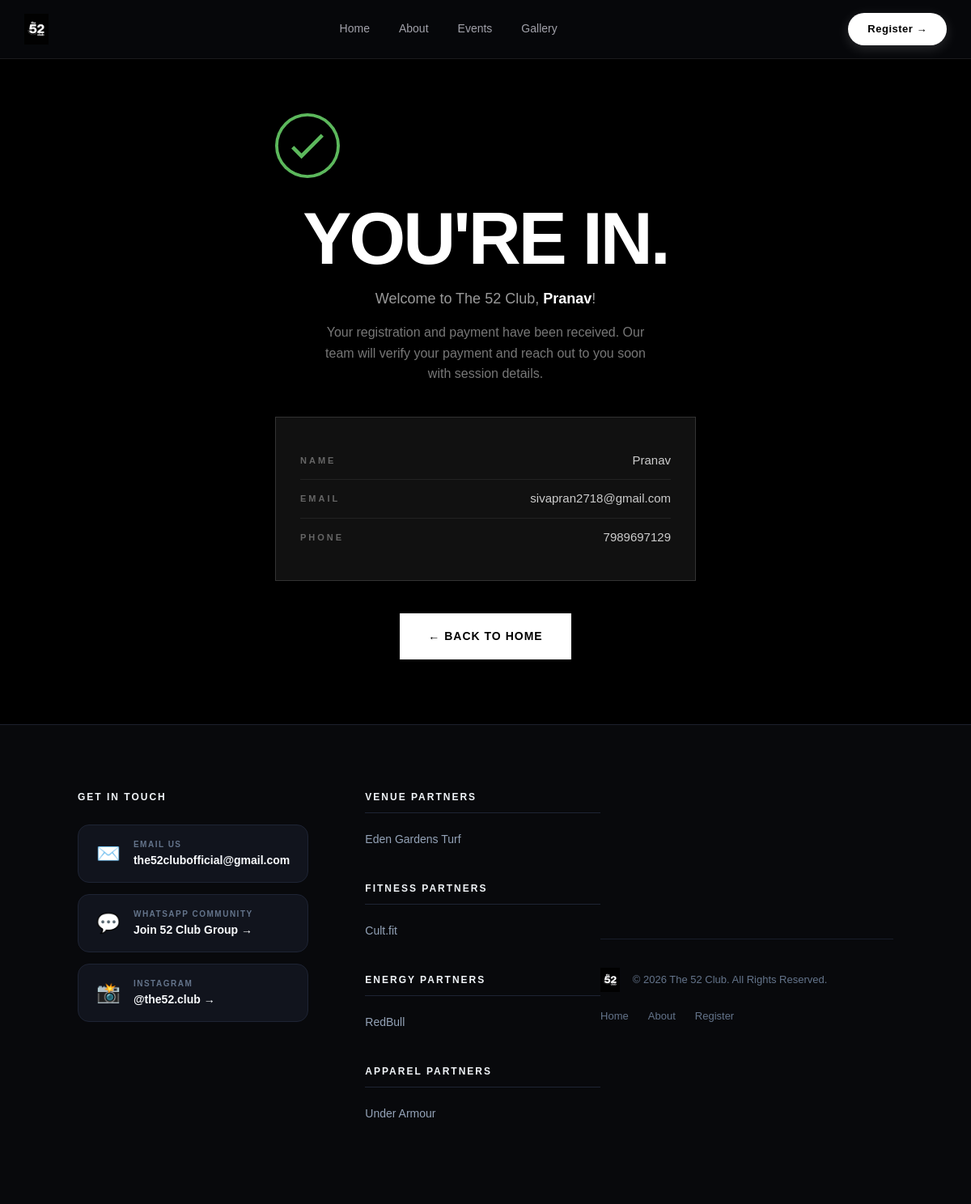
/payment/success/1/, run on the app's committed database.
### club/models.py (models this page shows, shortened)
class Member(models.Model):
    EXPERIENCE_CHOICES = [
        ('beginner', 'Beginner'),
        ('intermediate', 'Intermediate'),
        ('advanced', 'Advanced'),
    ]
    PAYMENT_STATUS_CHOICES = [
        ('pending', 'Pending'),
        ('completed', 'Completed'),
        ('failed', 'Failed'),
    ]
    transaction_id = models.UUIDField(
        default=uuid.uuid4,
        db_index=True,
        editable=False,
        help_text='Unique transaction identifier for payment tracking'
    )
    full_name = models.CharField(max_length=200)
    email = models.EmailField()
    phone = models.CharField(max_length=20)
    experience = models.CharField(
        max_length=20,
        choices=EXPERIENCE_CHOICES,
        default='beginner'
    )
    message = models.TextField(
        blank=True,
        help_text='What brings them to The 52 Club'
    )
    payment_status = models.CharField(
        max_length=20,
        choices=PAYMENT_STATUS_CHOICES,
        default='pending'
    )
    razorpay_order_id = models.CharField(
        max_length=100,
        blank=True,
        null=True,
        help_text='Razorpay Order ID created for this registration'
    )
    razorpay_payment_id = models.CharField(
        max_length=100,
        blank=True,
        null=True,
        help_text='Razorpay Payment ID captured after successful payment'
    )
    registered_at = models.DateTimeField(auto_now_add=True)
    class Meta:
        ordering = ['-registered_at']
        verbose_name = 'Member'
        verbose_name_plural = 'Members'

class Collaborator(models.Model):
    name = models.CharField(
        max_length=200,
        help_text='Partner / Collaborator name (e.g., "Cult.fit", "RedBull", "Eden Gardens")'
    )
    category = models.CharField(
        max_length=100,
        default='COLLABORATIONS',
        help_text='Column title under which this item is displayed (e.g., "COLLABORATIONS", "PARTNERS", "COMMUNITY")'
    )
    url = models.URLField(blank=True, help_text='Optional website or social link')
    order = models.PositiveIntegerField(default=0, help_text='Lower numbers appear first')
    is_active = models.BooleanField(default=True)
    class Meta:
        ordering = ['order', 'name']
        verbose_name = 'Collaborator'
        verbose_name_plural = 'Collaborators'

### club/views.py (the view)
# urls.py: path('payment/success/<int:member_id>/', views.payment_success_view, name='payment_success'),
def payment_success_view(request, member_id):
    member = get_object_or_404(Member, pk=member_id)
    return render(request, 'club/payment_success.html', {'member': member})

### club/context_processors.py (called while the page is built)
def global_context(request):
    collaborators = Collaborator.objects.filter(is_active=True)
    categories = {}
    for item in collaborators:
        cat = item.category.strip().upper()
        if cat not in categories:
            categories[cat] = []
        categories[cat].append(item)
    return {
        'footer_collaborators': collaborators,
        'footer_collaborations_grouped': categories,
    }

### club/templates/club/payment_success.html (shortened to what this page needs)
{% extends 'club/base.html' %}
{% load static %}
{% block extra_css %}
<link rel="stylesheet" href="{% static 'club/payment.css' %}">
{% endblock %}
{% block content %}
<section class="payment-page success-page">
    <div class="payment-container">
        <div class="success-icon">
            <svg class="checkmark" xmlns="http://www.w3.org/2000/svg" viewBox="0 0 52 52">
                <circle class="checkmark-circle" cx="26" cy="26" r="25" fill="none"/>
                <path class="checkmark-check" fill="none" d="M14.1 27.2l7.1 7.2 16.7-16.8"/>
            </svg>
        </div>
        <h1 class="success-title">YOU'RE IN.</h1>
        <p class="success-name">
            Welcome to The 52 Club, <strong>{{ member.full_name }}</strong>!
        </p>
        <p class="success-message">
            Your registration and payment have been received.
            Our team will verify your payment and reach out to you soon
            with session details.
        </p>
        <div class="success-details">
            <div class="detail-item">
                <span class="detail-label">NAME</span>
                <span class="detail-value">{{ member.full_name }}</span>
            </div>
            <div class="detail-item">
                <span class="detail-label">EMAIL</span>
                <span class="detail-value">{{ member.email }}</span>
            </div>
            <div class="detail-item">
                <span class="detail-label">PHONE</span>
                <span class="detail-value">{{ member.phone }}</span>
            </div>
        </div>
        <a href="{% url 'home' %}" class="back-home-btn">
            ← BACK TO HOME
        </a>
    </div>
</section>
{% endblock %}

### club/templates/club/base.html (shortened to what this page needs)
{% load static %}
<!DOCTYPE html>
<html lang="en">
<head>
    <link rel="stylesheet" href="{% static 'club/style.css' %}">
    {% block extra_css %}{% endblock %}
</head>
<body class="{% block body_class %}{% endblock %}">
    <header class="navbar-v2">
        <div class="nav-container">
            <a href="{% url 'home' %}" class="logo-v2">
                <img src="{% static 'club/logo.png' %}" alt="The 52 Club Logo">
            </a>
            <nav class="nav-menu">
                <a href="{% url 'home' %}#home">Home</a>
                <a href="{% url 'home' %}#about">About</a>
                <a href="{% url 'home' %}#events">Events</a>
                <a href="{% url 'home' %}#gallery">Gallery</a>
            </nav>
            <div class="nav-actions">
                <a href="{% url 'home' %}#register" class="header-register-pill">
                    Register →
                </a>
            </div>
        </div>
    </header>
    {% block content %}{% endblock %}
    <footer class="extended-footer">
        <div class="footer-top-grid">
            <div class="footer-contact-block">
                <h4 class="footer-block-title">GET IN TOUCH</h4>
                <div class="contact-methods">
                    <a href="mailto:the52clubofficial@gmail.com" class="contact-item">
                        <span class="contact-icon">✉️</span>
                        <div class="contact-details">
                            <span class="contact-label">EMAIL US</span>
                            <span class="contact-value">the52clubofficial@gmail.com</span>
                        </div>
                    </a>
                    <a href="https://chat.whatsapp.com/FCe9HHDxPirCxFLsIdbRAs" target="_blank" rel="noopener" class="contact-item">
                        <span class="contact-icon">💬</span>
                        <div class="contact-details">
                            <span class="contact-label">WHATSAPP COMMUNITY</span>
                            <span class="contact-value">Join 52 Club Group →</span>
                        </div>
                    </a>
                    <a href="https://www.instagram.com/the52.club?igsi=cjE3M2FsZXo4M3Bu" target="_blank" rel="noopener" class="contact-item">
                        <span class="contact-icon">📸</span>
                        <div class="contact-details">
                            <span class="contact-label">INSTAGRAM</span>
                            <span class="contact-value">@the52.club →</span>
                        </div>
                    </a>
                </div>
            </div>
            <div class="footer-collaborations-grid">
                {% if footer_collaborations_grouped %}
                    {% for cat_title, items in footer_collaborations_grouped.items %}
                    <div class="collab-column">
                        <h4 class="footer-column-title">{{ cat_title }}</h4>
                        <ul class="collab-list">
                            {% for item in items %}
                            <li>
                                {% if item.url %}
                                <a href="{{ item.url }}" target="_blank" rel="noopener">{{ item.name }}</a>
                                {% else %}
                                <span>{{ item.name }}</span>
                                {% endif %}
                            </li>
                            {% endfor %}
                        </ul>
                    </div>
                    {% endfor %}
                {% endif %}
            </div>
        </div>
        <div class="footer-bottom-bar">
            <div class="footer-brand">
                <img src="{% static 'club/logo.png' %}" alt="The 52 Club">
                <span>© 2026 The 52 Club. All Rights Reserved.</span>
            </div>
            <div class="footer-legal-links">
                <a href="{% url 'home' %}#home">Home</a>
                <a href="{% url 'home' %}#about">About</a>
                <a href="{% url 'home' %}#register">Register</a>
            </div>
        </div>
    </footer>
</body>
</html>

### club/static/club/style.css (style rules this page uses)
* { margin: 0; padding: 0; box-sizing: border-box; }
html { scroll-behavior: smooth; }
body { font-family: Arial, Helvetica, sans-serif; background: #000; color: #fff; line-height: 1.5; }
a { color: inherit; text-decoration: none; }
section { padding: 120px 10%; }
footer { padding: 50px 10%; display: flex; justify-content: space-between; align-items: center; background: #000; border-top: 1px solid #222; }
footer img { width: 70px; }
.navbar-v2 { position: fixed; top: 0; left: 0; right: 0; z-index: 1000; background: rgba(8, 9, 12, 0.85); backdrop-filter: blur(16px); -webkit-backdrop-filter: blur(16px); border-bottom: 1px solid rgba(255, 255, 255, 0.08); }
.nav-container { max-width: 1280px; margin: 0 auto; display: flex; align-items: center; justify-content: space-between; padding: 16px 30px; }
.logo-v2 img { height: 38px; width: auto; display: block; }
.nav-menu { display: flex; align-items: center; gap: 36px; }
.nav-menu a { color: #a1a1aa; font-size: 14px; font-weight: 500; text-decoration: none; transition: color 0.2s ease; }
.header-register-pill { background: #ffffff; color: #000000 !important; font-size: 13px; font-weight: 700; letter-spacing: 0.5px; padding: 10px 24px; border-radius: 50px; text-decoration: none; transition: transform 0.2s ease, background 0.2s ease; box-shadow: 0 4px 15px rgba(255, 255, 255, 0.15); display: inline-flex; align-items: center; gap: 4px; }
.extended-footer { background: #08090c; border-top: 1px solid #1c202d; padding: 80px 8% 40px; color: #94a3b8; }
.footer-top-grid { display: grid; grid-template-columns: 1.2fr 2fr; gap: 70px; margin-bottom: 60px; }
.footer-block-title { font-size: 12px; font-weight: 800; letter-spacing: 2px; color: #f1f5f9; margin-bottom: 25px; text-transform: uppercase; }
.contact-methods { display: flex; flex-direction: column; gap: 14px; }
.contact-item { display: flex; align-items: center; gap: 16px; background: #11141d; border: 1px solid #1e2434; padding: 16px 22px; border-radius: 14px; text-decoration: none; color: #ffffff; transition: border-color 0.2s ease, transform 0.2s ease, background 0.2s ease; }
.contact-icon { font-size: 24px; line-height: 1; }
.contact-details { display: flex; flex-direction: column; }
.contact-label { font-size: 10px; font-weight: 800; letter-spacing: 1.5px; color: #64748b; text-transform: uppercase; }
.contact-value { font-size: 14px; font-weight: 700; color: #f8fafc; margin-top: 2px; }
.footer-collaborations-grid { display: grid; grid-template-columns: repeat(auto-fit, minmax(180px, 1fr)); gap: 40px; }
.footer-column-title { font-size: 12px; font-weight: 800; letter-spacing: 2px; color: #f1f5f9; margin-bottom: 20px; text-transform: uppercase; border-bottom: 1px solid #1e2434; padding-bottom: 10px; }
.collab-list { list-style: none; padding: 0; margin: 0; display: flex; flex-direction: column; gap: 12px; }
.collab-list a, .collab-list span { color: #94a3b8; font-size: 14px; font-weight: 500; text-decoration: none; transition: color 0.2s ease; }
.footer-bottom-bar { border-top: 1px solid #181d2a; padding-top: 35px; display: flex; justify-content: space-between; align-items: center; flex-wrap: wrap; gap: 20px; }
.footer-brand { display: flex; align-items: center; gap: 16px; }
.footer-brand img { height: 30px; width: auto; }
.footer-brand span { font-size: 13px; color: #64748b; }
.footer-legal-links { display: flex; gap: 24px; }
.footer-legal-links a { color: #64748b; font-size: 13px; text-decoration: none; transition: color 0.2s ease; }

### data on the page
Member: full_name "Pranav", email "sivapran2718@gmail.com", phone "7989697129"
Collaborator: category "VENUE PARTNERS", name "Eden Gardens Turf"
Collaborator: category "FITNESS PARTNERS", name "Cult.fit"
Collaborator: category "ENERGY PARTNERS", name "RedBull"
Collaborator: category "APPAREL PARTNERS", name "Under Armour"
